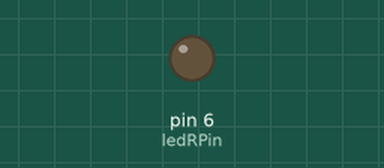
The sketch below on a simulated Arduino Uno, built with avr-gcc and run on an emulated ATmega328P. Shown: output pins drawn as LEDs (lit = HIGH).

Above: at 0.05 s.
At 1.2 s:
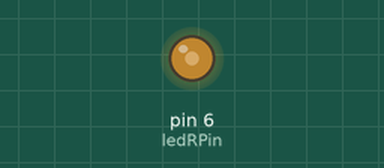
At 2.35 s:
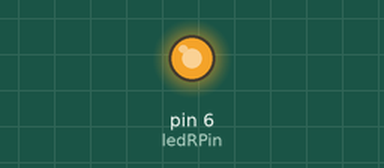
At 4.7 s:
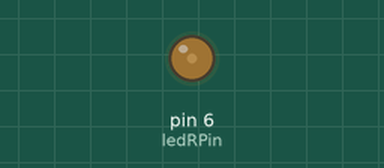
Timing chart, 0 to 6.8 s (numbered marks = the images above):
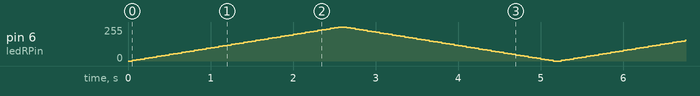

The sketch:

a_EncendidoApagadoLED.ino
```cpp
/*
 *  Programa para encender y apagar un LED gradualmente
 *  Subida y bajada de 2,5s
 *  Basado en el programa Fading de Arduino
 *  kiwibot- Jose Pujol
 */

const int ledRPin = 6; // LED rojo conectado a Pin 9

void setup() {
  // nada que declarar en el set up
}
void loop() {
  // Encendido gradual del LED en 2,5s
  for (int fadeValue = 0 ; fadeValue <= 255; fadeValue += 5) {
    // establece el valor de 0 a 255
    analogWrite(ledRPin, fadeValue);
    // espera 50 ms para ver el efecto de dimerizacion
    delay(50);
  }
  // Apagado gradual del LED en 2,5
  for (int fadeValue = 255 ; fadeValue >= 0; fadeValue -= 5) {
    // establece el valor de 255 a 0
    analogWrite(ledRPin, fadeValue);
    // espera 50 ms para ver el efecto de dimerizacion
    delay(50);
  }
}
```
